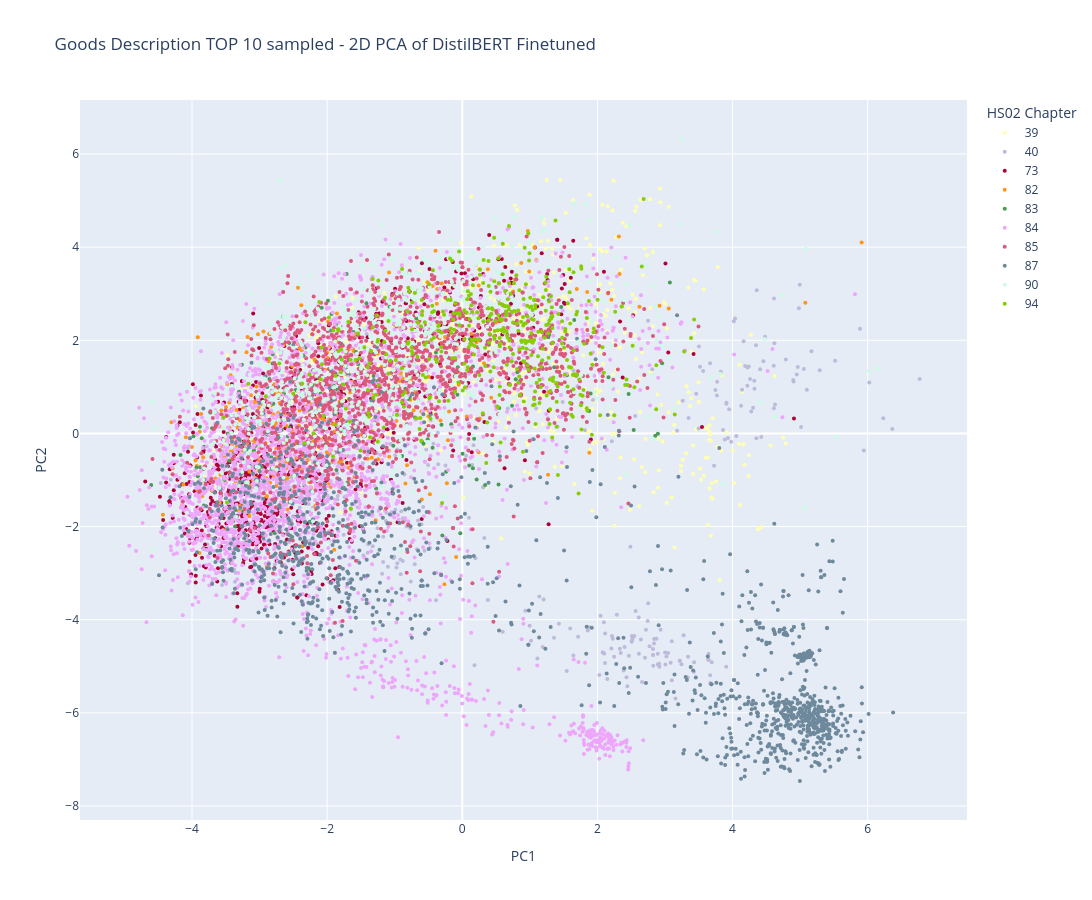

The notebook cell this image was saved under:
### Markdown cell above
Viz embeddings with PCA

### Code cell
title = "Goods Description TOP 10 sampled - 2D PCA of DistilBERT Finetuned"
legend_title="HS02 Chapter"
html_output_file="emb_goods_desc_finetuned_pca_top10_2d.html"

topN_labels = hs02_freq.head(10).index.to_list()

fig_pca_2d, _, pca_desc_2d = pca_viz_embs(
    embeds_finetuned, labels_finetuned,
    n_componets=2,
    title=title,
    legend_title=legend_title,
    html_output_file=html_output_file,
    filter_labels=topN_labels,
    label2color=colors_all
)

fig_pca_2d.show()

### Figure 1 — Plotly figure (JSON) as saved in the notebook; plotly's stock layout.template omitted (floating-point values rounded to 4 significant figures; data arrays with more than 128 entries replaced by an {"elided": "..."} marker saying what was removed)
{"data": [{"hoverinfo": "text", "hovertext": {"elided": "622 str values"}, "marker": {"color": "rgb(255,255,179)", "size": 4}, "mode": "markers", "name": "39", "type": "scatter", "x": {"elided": "622 float values"}, "y": {"elided": "622 float values"}}, {"hoverinfo": "text", "hovertext": {"elided": "415 str values"}, "marker": {"color": "rgb(190,186,218)", "size": 4}, "mode": "markers", "name": "40", "type": "scatter", "x": {"elided": "415 float values"}, "y": {"elided": "415 float values"}}, {"hoverinfo": "text", "hovertext": {"elided": "808 str values"}, "marker": {"color": "#AF0038", "size": 4}, "mode": "markers", "name": "73", "type": "scatter", "x": {"elided": "808 float values"}, "y": {"elided": "808 float values"}}, {"hoverinfo": "text", "hovertext": {"elided": "430 str values"}, "marker": {"color": "#FF9616", "size": 4}, "mode": "markers", "name": "82", "type": "scatter", "x": {"elided": "430 float values"}, "y": {"elided": "430 float values"}}, {"hoverinfo": "text", "hovertext": {"elided": "226 str values"}, "marker": {"color": "#479B55", "size": 4}, "mode": "markers", "name": "83", "type": "scatter", "x": {"elided": "226 float values"}, "y": {"elided": "226 float values"}}, {"hoverinfo": "text", "hovertext": {"elided": "2839 str values"}, "marker": {"color": "#EEA6FB", "size": 4}, "mode": "markers", "name": "84", "type": "scatter", "x": {"elided": "2839 float values"}, "y": {"elided": "2839 float values"}}, {"hoverinfo": "text", "hovertext": {"elided": "1627 str values"}, "marker": {"color": "#DC587D", "size": 4}, "mode": "markers", "name": "85", "type": "scatter", "x": {"elided": "1627 float values"}, "y": {"elided": "1627 float values"}}, {"hoverinfo": "text", "hovertext": {"elided": "1372 str values"}, "marker": {"color": "#6E899C", "size": 4}, "mode": "markers", "name": "87", "type": "scatter", "x": {"elided": "1372 float values"}, "y": {"elided": "1372 float values"}}, {"hoverinfo": "text", "hovertext": {"elided": "616 str values"}, "marker": {"color": "#C9FBE5", "size": 4}, "mode": "markers", "name": "90", "type": "scatter", "x": {"elided": "616 float values"}, "y": {"elided": "616 float values"}}, {"hoverinfo": "text", "hovertext": {"elided": "423 str values"}, "marker": {"color": "#86CE00", "size": 4}, "mode": "markers", "name": "94", "type": "scatter", "x": {"elided": "423 float values"}, "y": {"elided": "423 float values"}}], "layout": {"height": 900, "legend": {"title": {"text": "HS02 Chapter"}}, "title": {"text": "Goods Description TOP 10 sampled - 2D PCA of DistilBERT Finetuned"}, "width": 1200, "xaxis": {"title": {"text": "PC1"}}, "yaxis": {"title": {"text": "PC2"}}}}
